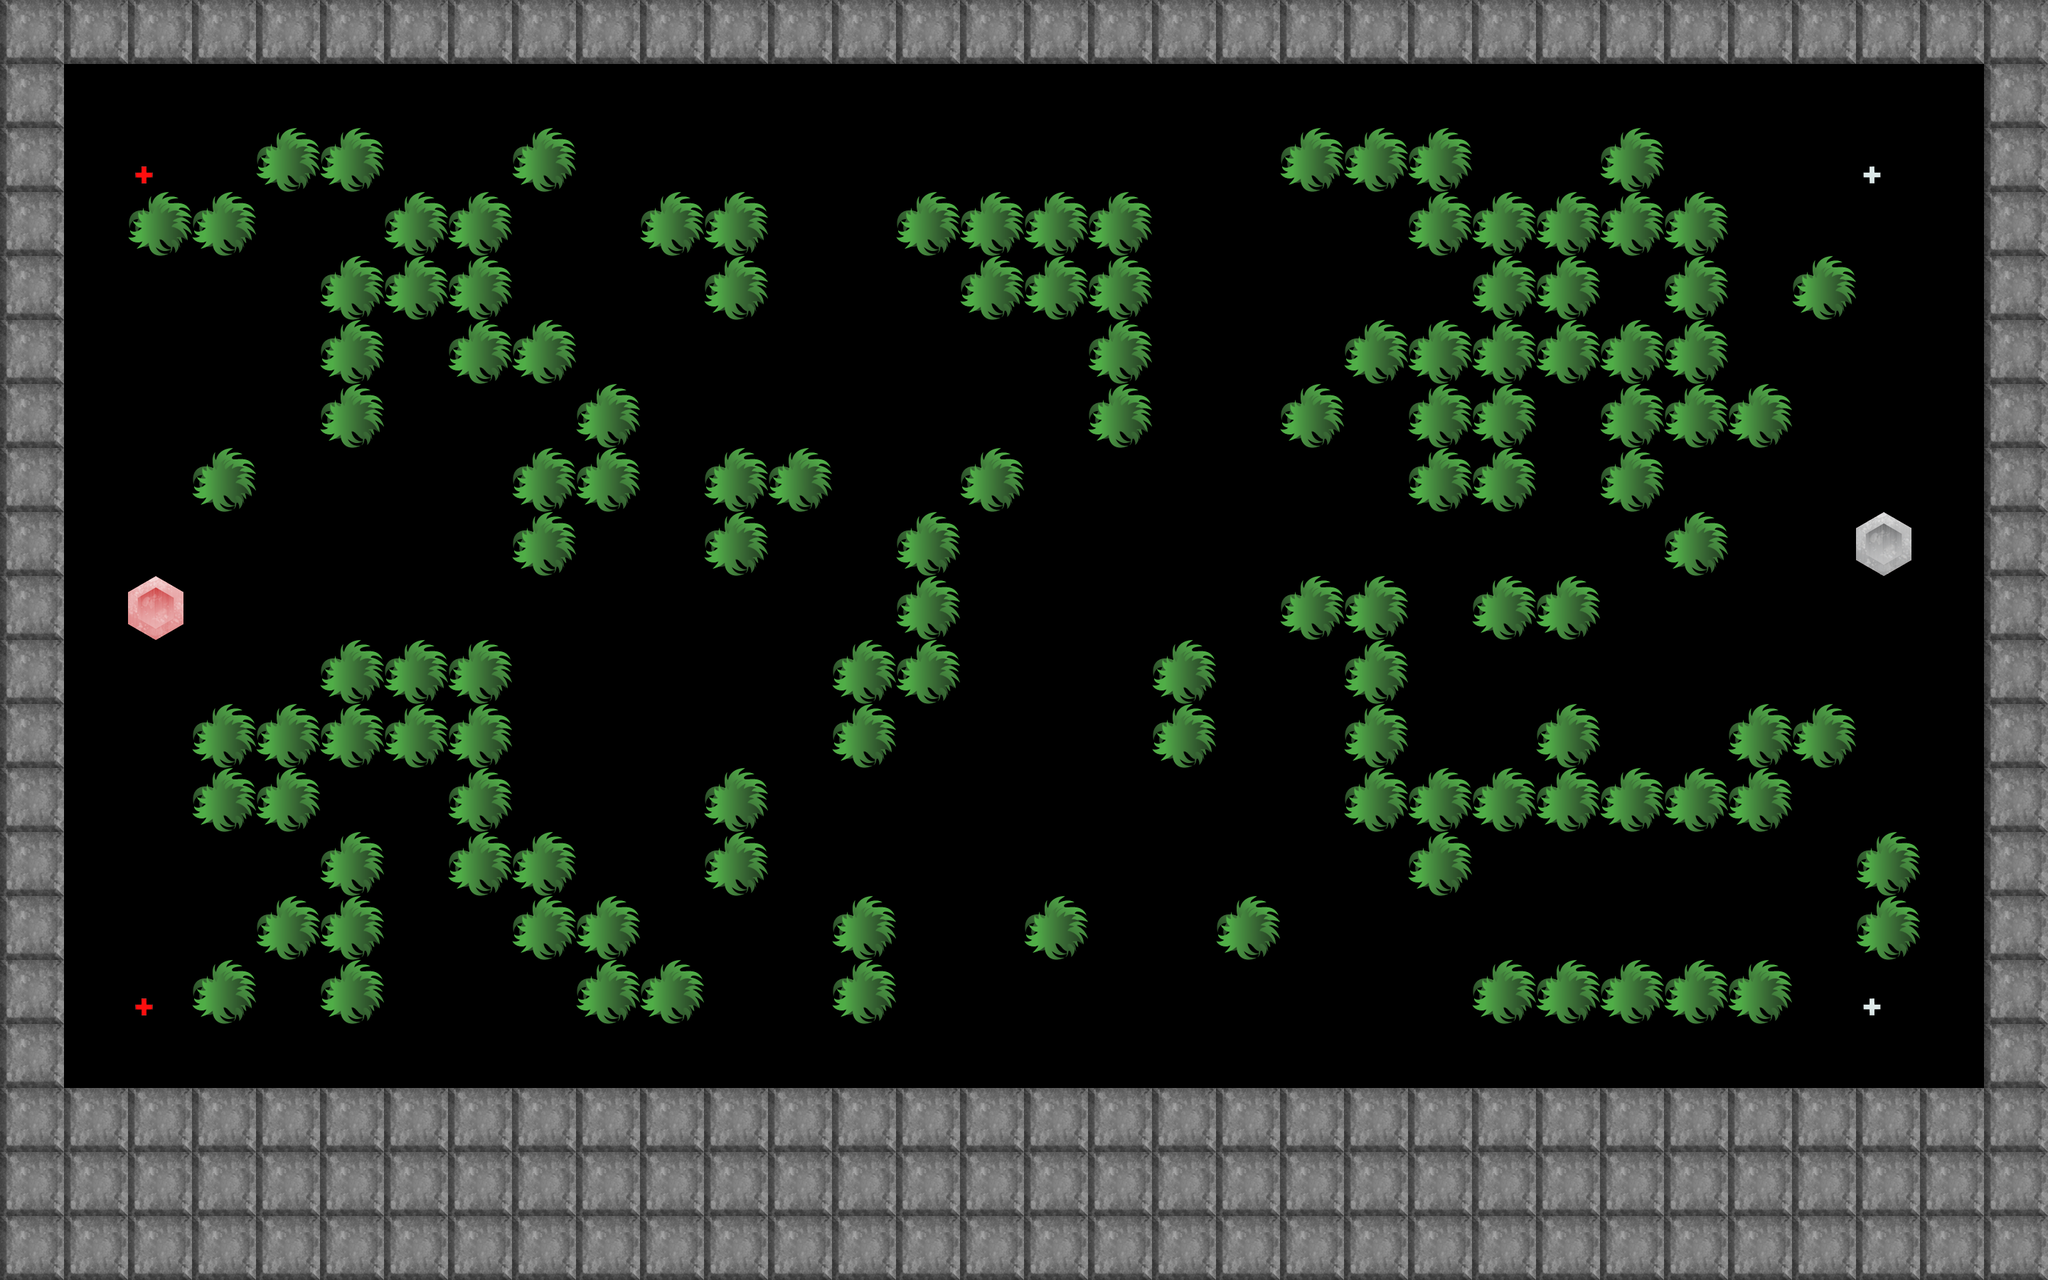

Rendered tile map (Tiled .tmx) drawn with the repository's tilesets; below, a short description and the full map source, tile grids included:
An orthogonal 32x20 tile map with 90x90 px tiles, 1 tile layer (Tile Layer 1).

<map version="1.0" orientation="orthogonal" renderorder="right-down" width="32" height="20" tilewidth="90" tileheight="90" nextobjectid="1">
 <tileset firstgid="1" name="Terrain1" tilewidth="90" tileheight="90" tilecount="8" columns="0">
  <tile id="0">
   <image width="90" height="90" source="../media/Impassable90.png" />
  </tile>
  <tile id="1">
   <image width="90" height="90" source="../media/Foliage.png" />
  </tile>
  <tile id="2">
   <image width="45" height="45" source="../media/RepairPlayer.png" />
  </tile>
  <tile id="3">
   <image width="45" height="45" source="../media/RepairAI.png" />
  </tile>
  <tile id="4">
   <image width="78" height="90" source="../media/PLAYERHEXBASE.png" />
  </tile>
  <tile id="5">
   <image width="78" height="90" source="../media/AIHEXBASE.png" />
  </tile>
  <tile id="6">
   <image width="90" height="90" source="../media/Rough2.png" />
  </tile>
  <tile id="7">
   <image width="90" height="90" source="../media/Wall.png" />
  </tile>
 </tileset>
 <layer name="Tile Layer 1" width="32" height="20">
  <data encoding="csv">
8,8,8,8,8,8,8,8,8,8,8,8,8,8,8,8,8,8,8,8,8,8,8,8,8,8,8,8,8,8,8,8,
8,0,0,0,0,0,0,0,0,0,0,0,0,0,0,0,0,0,0,0,0,0,0,0,0,0,0,0,0,0,0,8,
8,0,3,0,2,2,0,0,2,0,0,0,0,0,0,0,0,0,0,0,2,2,2,0,0,2,0,0,0,4,0,8,
8,0,2,2,0,0,2,2,0,0,2,2,0,0,2,2,2,2,0,0,0,0,2,2,2,2,2,0,0,0,0,8,
8,0,0,0,0,2,2,2,0,0,0,2,0,0,0,2,2,2,0,0,0,0,0,2,2,0,2,0,2,0,0,8,
8,0,0,0,0,2,0,2,2,0,0,0,0,0,0,0,0,2,0,0,0,2,2,2,2,2,2,0,0,0,0,8,
8,0,0,0,0,2,0,0,0,2,0,0,0,0,0,0,0,2,0,0,2,0,2,2,0,2,2,2,0,0,0,8,
8,0,0,2,0,0,0,0,2,2,0,2,2,0,0,2,0,0,0,0,0,0,2,2,0,2,0,0,0,0,0,8,
8,0,0,0,0,0,0,0,2,0,0,2,0,0,2,0,0,0,0,0,0,0,0,0,0,0,2,0,0,6,0,8,
8,0,5,0,0,0,0,0,0,0,0,0,0,0,2,0,0,0,0,0,2,2,0,2,2,0,0,0,0,0,0,8,
8,0,0,0,0,2,2,2,0,0,0,0,0,2,2,0,0,0,2,0,0,2,0,0,0,0,0,0,0,0,0,8,
8,0,0,2,2,2,2,2,0,0,0,0,0,2,0,0,0,0,2,0,0,2,0,0,2,0,0,2,2,0,0,8,
8,0,0,2,2,0,0,2,0,0,0,2,0,0,0,0,0,0,0,0,0,2,2,2,2,2,2,2,0,0,0,8,
8,0,0,0,0,2,0,2,2,0,0,2,0,0,0,0,0,0,0,0,0,0,2,0,0,0,0,0,0,2,0,8,
8,0,0,0,2,2,0,0,2,2,0,0,0,2,0,0,2,0,0,2,0,0,0,0,0,0,0,0,0,2,0,8,
8,0,3,2,0,2,0,0,0,2,2,0,0,2,0,0,0,0,0,0,0,0,0,2,2,2,2,2,0,4,0,8,
8,0,0,0,0,0,0,0,0,0,0,0,0,0,0,0,0,0,0,0,0,0,0,0,0,0,0,0,0,0,0,8,
8,8,8,8,8,8,8,8,8,8,8,8,8,8,8,8,8,8,8,8,8,8,8,8,8,8,8,8,8,8,8,8,
8,8,8,8,8,8,8,8,8,8,8,8,8,8,8,8,8,8,8,8,8,8,8,8,8,8,8,8,8,8,8,8,
8,8,8,8,8,8,8,8,8,8,8,8,8,8,8,8,8,8,8,8,8,8,8,8,8,8,8,8,8,8,8,8
</data>
 </layer>
</map>
